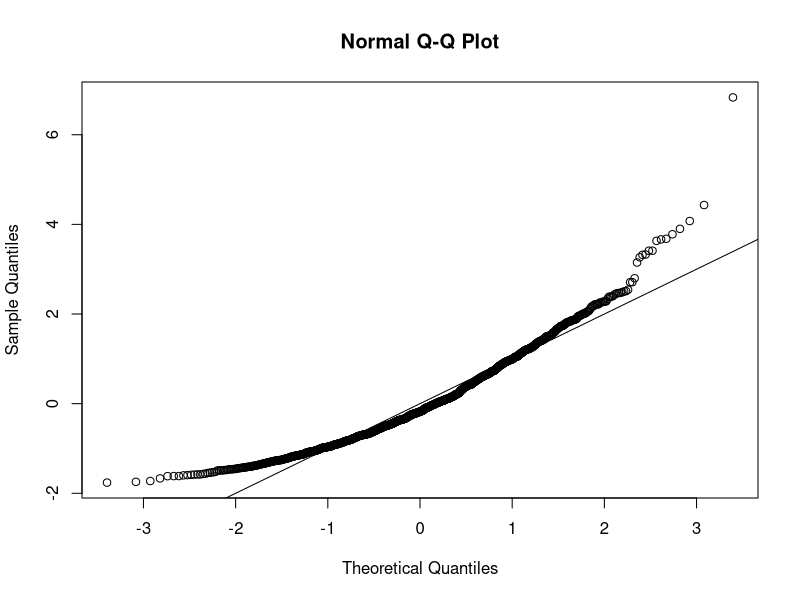
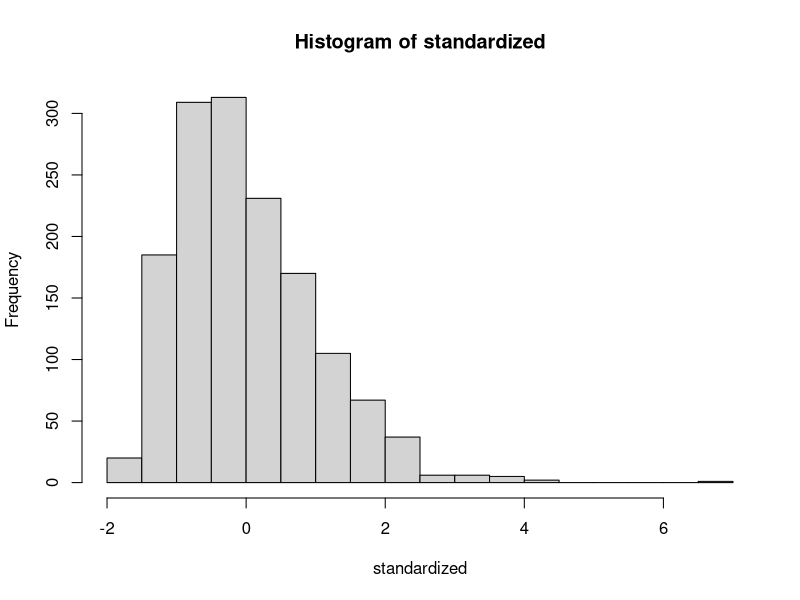
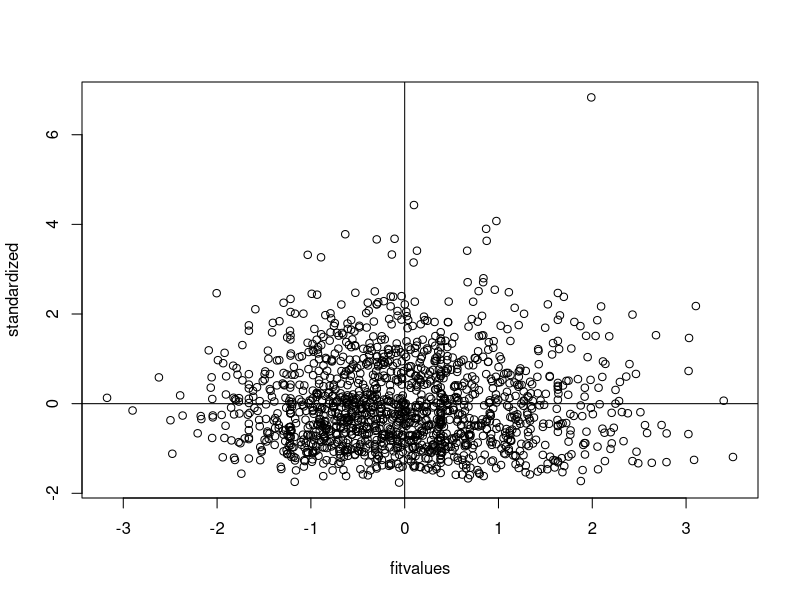

Source code (R) for these figures, in order:
setwd("E:/GA/Scales")
master = read.csv("Meaning_Scales_MeaningInLife_Kernes_RN_MissingRR_PaperData.csv")
summary(master)

##Reverse Code. 9
library(car)
master$Q93_9 = recode(master$Q93_9, "1='7'; 2='6'; 3='5'; 4='4'; 5='3'; 6='2'; 7='1'")

##Missing Data##
library(mice)
percentmiss = function(x){ sum(is.na(x))/length(x) *100 }

##Going by rows ONLY
notypos = master
missing = apply(notypos[ , 3:12], 1, percentmiss) 
table(missing)


##replace only the data that you should
replacepeople = notypos[ missing <= 5 , ]  
dontpeople = notypos[ missing > 5 , ]

##figure out the columns to exclude (survey data)
apply(replacepeople, 2, percentmiss)
replacecolumn = replacepeople[ , -c(1,2,13)]
dontcolumn = replacepeople[ , c(1,2,13)]

##no missing data.
nomiss = replacepeople

##Outliers##
mahal = mahalanobis(nomiss[ , -c(1,2,13)], 
                    colMeans(nomiss[ , -c(1,2,13)], na.rm = TRUE),
                    cov(nomiss[ , -c(1,2,13)], use="pairwise.complete.obs"))
mahal
summary(mahal)
cutoff = qchisq(.999,ncol(nomiss[ , -c(1,2,13)])) 
summary(mahal < cutoff)
noout = nomiss[ mahal < cutoff, ]

##additivity: correlations
correlations = cor(noout[,-c(1,2,13)], use="pairwise.complete.obs")
symnum(correlations)

##make the random stuff
random = rchisq(nrow(noout), 7)
##be sure here not to include the ID columns!
fake = lm(random~., data=noout[ , -c(1:2,13)])

##get the linearity plot
##create the standardized residuals
standardized = rstudent(fake)
qqnorm(standardized)
abline(0,1)

##multivariate normality
hist(standardized, breaks=15)

##homogeneity and homoscedaticity
fitvalues = scale(fake$fitted.values)
plot(fitvalues, standardized) 
abline(0,0)
abline(v = 0)

##Scoring
PM <- rowSums(noout[, c(3,6,7,8,11)])
PM

SM<- rowSums(noout[, c(4,5,9,10,12)])
SM


